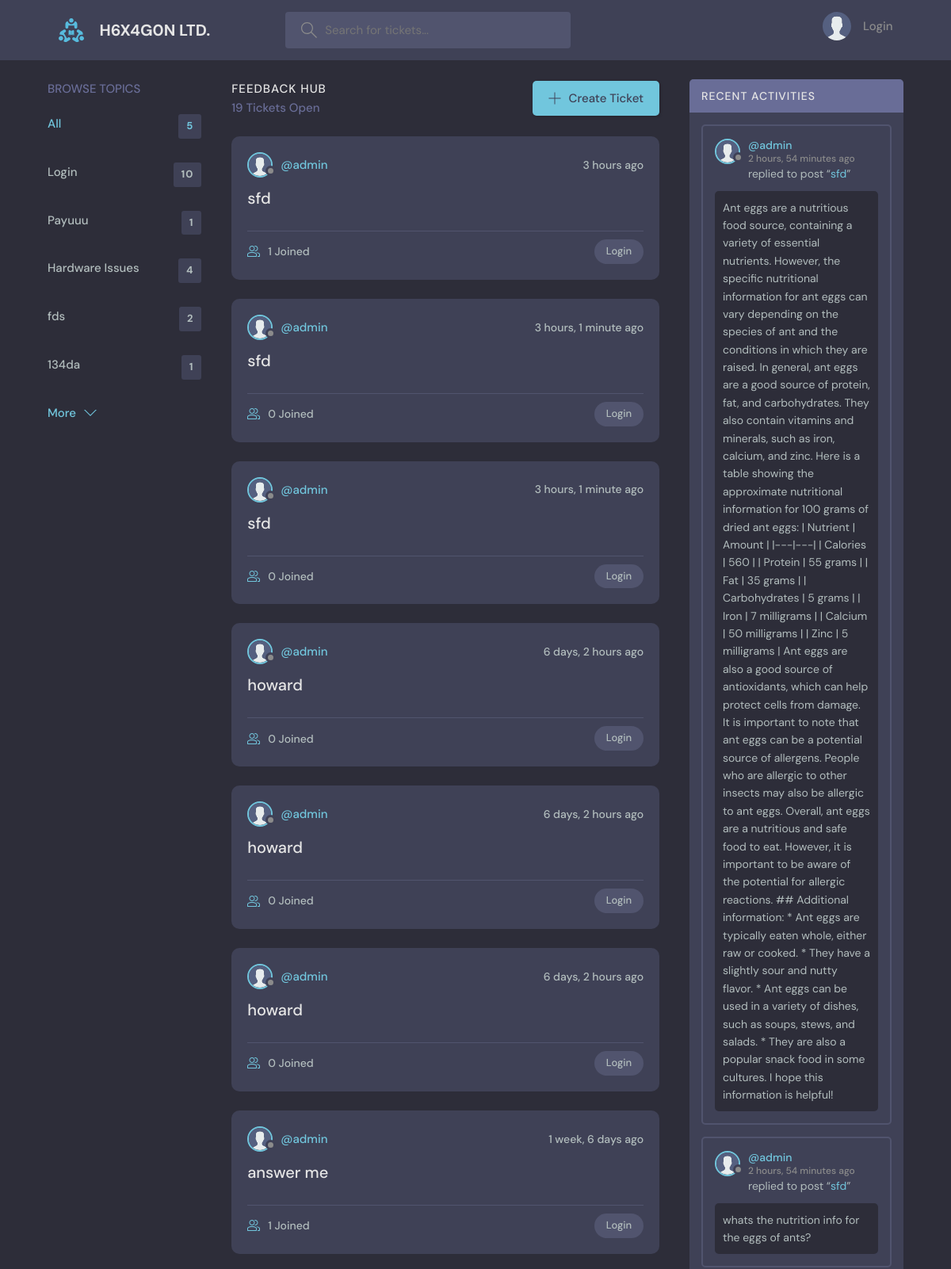
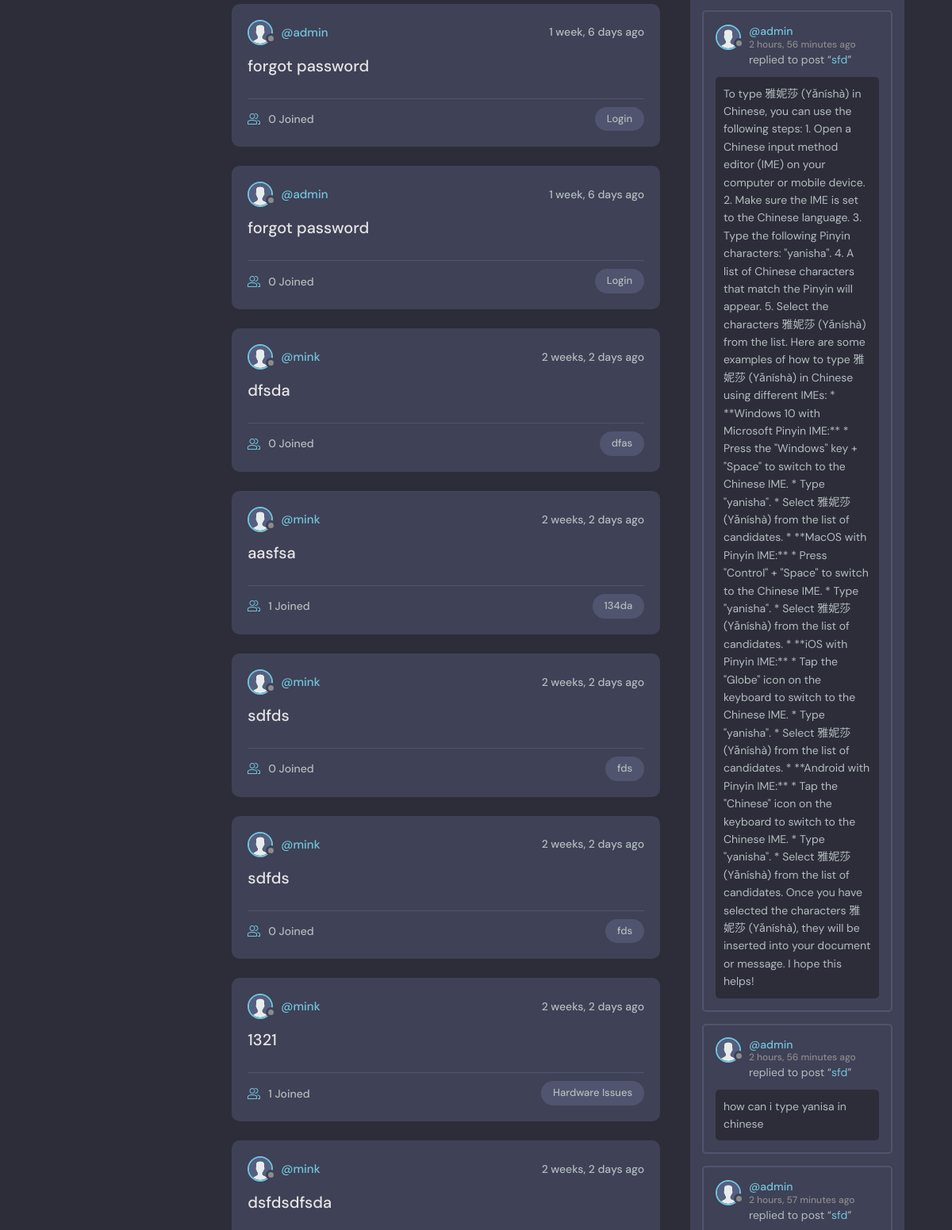
The page / (upper part) on the database its author committed (2 pictures, top to bottom).
### base/models.py (models this page shows, shortened)
class Topic(models.Model):
    name = models.CharField(max_length=200)

class Room(models.Model):
    host = models.ForeignKey(User, on_delete=models.SET_NULL, null=True)
    topic = models.ForeignKey(Topic, on_delete=models.SET_NULL, null=True)
    name = models.CharField(max_length=200)
    description = models.TextField(null=True, blank=True)
    participants = models.ManyToManyField(User, related_name='participants', blank=True)
    updated = models.DateTimeField(auto_now=True)
    created = models.DateTimeField(auto_now_add=True)
    class Meta:
        ordering = ['-updated', '-created']

class Message(models.Model):
    user = models.ForeignKey(User, on_delete=models.CASCADE)
    room = models.ForeignKey(Room, on_delete=models.CASCADE)
    body = models.TextField()
    updated = models.DateTimeField(auto_now=True)
    created = models.DateTimeField(auto_now_add=True)
    class Meta:
        ordering = ['-updated', '-created']

### base/views.py (the view)
# urls.py: path('', views.home, name='home'),
def home(request):
    q = request.GET.get('q') if request.GET.get('q')!=None else ''
    rooms = Room.objects.filter(
        Q(topic__name__icontains=q) |
        Q(name__icontains=q) |
        Q(description__icontains=q)
    )
    topics = Topic.objects.all()[0:5]
    room_count = rooms.count()
    room_messages = Message.objects.filter(Q(room__topic__name__icontains=q))
    context = {
        'rooms': rooms, 'topics': topics, 'room_count': room_count,
        'room_messages': room_messages,
    }
    return render(request, 'base/home.html', context)

### base/templates/base/home.html (shortened to what this page needs)
{% extends 'main.html' %}
{% block content %}
<main class="layout layout--3">
  <div class="container">
    {% include 'base/topics_component.html' %}
    <div class="roomList">
      <div class="roomList__header">
        <div>
          <h2>Feedback Hub</h2>
          <p>{{room_count}} Tickets Open</p>
        </div>
        <a class="btn btn--main" href="{% url 'create-room' %}">
          <svg version="1.1" xmlns="http://www.w3.org/2000/svg" width="32" height="32" viewBox="0 0 32 32">
            <title>add</title>
            <path
              d="M16.943 0.943h-1.885v14.115h-14.115v1.885h14.115v14.115h1.885v-14.115h14.115v-1.885h-14.115v-14.115z"
            ></path>
          </svg>
          Create Ticket
        </a>
      </div>
      {% include 'base/feed_component.html' %}
    </div>
    {% include 'base/activity_component.html' %}
  </div>
</main>
{% endblock content %}

### base/templates/base/topics_component.html
<div class="topics">
  <div class="topics__header">
    <h2>Browse Topics</h2>
  </div>
  <ul class="topics__list">
    <li>
      <a href="{% url 'home' %}" class="active">All <span>{{topics.count}}</span></a>
    </li>
    {% for topic in topics %}
    <li>
      <a href="{% url 'home' %}?q={{topic.name}}">{{topic.name}}<span>{{topic.room_set.all.count}}</span></a>
    </li>
    {% endfor %}
  </ul>
  <a class="btn btn--link" href="{% url 'topics' %}">
    More
    <svg version="1.1" xmlns="http://www.w3.org/2000/svg" width="32" height="32" viewBox="0 0 32 32">
      <title>chevron-down</title>
      <path d="M16 21l-13-13h-3l16 16 16-16h-3l-13 13z"></path>
    </svg>
  </a>
</div>

### base/templates/base/feed_component.html (shortened to what this page needs)
{% load static %}
{% for room in rooms %}
<div class="roomListRoom">
        <div class="roomListRoom__header">
          <a href="{% url 'user-profile' room.host.id %}" class="roomListRoom__author">
            <div class="avatar avatar--small">
              <img src="{% static 'images/avatar.svg' %}" />
            </div>
            <span>@{{room.host.username}}</span>
          </a>
          <div class="roomListRoom__actions">
            <span>{{room.created|timesince}} ago</span>
          </div>
        </div>
        <div class="roomListRoom__content">
          <a href="{% url 'room' room.id %}">{{room.name}}</a>
        </div>
        <div class="roomListRoom__meta">
          <a href="{% url 'room' room.id %}" class="roomListRoom__joined">
            {{room.participants.all.count}} Joined
          </a>
          <p class="roomListRoom__topic">{{room.topic.name}}</p>
        </div>
      </div>
{% endfor %}

### base/templates/base/activity_component.html (shortened to what this page needs)
{% load static %}
<div class="activities">
      <div class="activities__header">
        <h2>Recent Activities</h2>
      </div>
      {% for message in room_messages %}
      <div class="activities__box">
        <div class="activities__boxHeader roomListRoom__header">
          <a href="{% url 'user-profile' message.user.id %}" class="roomListRoom__author">
            <div class="avatar avatar--small">
              <img src="{% static 'images/avatar.svg' %}" />
            </div>
            <p>
              @{{message.user}}
              <span>{{message.created|timesince}} ago</span>
            </p>
          </a>
        </div>
        <div class="activities__boxContent">
          <p>replied to post “<a href="{% url 'room' message.room.id %}">{{message.room.name}}</a>”</p>
          <div class="activities__boxRoomContent">
            {{message.body}}
          </div>
        </div>
      </div>
      {% endfor %}
    </div>

### rows shown on the page
Topic: name "Login", room_set.all.count "10"
Topic: name "Payuuu", room_set.all.count "1"
Topic: name "Hardware Issues", room_set.all.count "4"
Topic: name "fds", room_set.all.count "2"
Topic: name "134da", room_set.all.count "1"
Room: host.username "admin", created "3 hours", name "sfd", participants.all.count "1", topic.name "Login"
Room: host.username "admin", created "3 hours, 1 minute", name "sfd", participants.all.count "0", topic.name "Login"
Room: host.username "admin", created "3 hours, 1 minute", name "sfd", participants.all.count "0", topic.name "Login"
Room: host.username "admin", created "6 days, 2 hours", name "howard", participants.all.count "0", topic.name "Login"
Room: host.username "admin", created "6 days, 2 hours", name "howard", participants.all.count "0", topic.name "Login"
Room: host.username "admin", created "6 days, 2 hours", name "howard", participants.all.count "0", topic.name "Login"
Room: host.username "admin", created "1 week, 6 days", name "answer me", participants.all.count "1", topic.name "Login"
Room: host.username "admin", created "1 week, 6 days", name "forgot password", participants.all.count "0", topic.name "Login"
Room: host.username "admin", created "1 week, 6 days", name "forgot password", participants.all.count "0", topic.name "Login"
Room: host.username "mink", created "2 weeks, 2 days", name "dfsda", participants.all.count "0", topic.name "dfas"
Room: host.username "mink", created "2 weeks, 2 days", name "aasfsa", participants.all.count "1", topic.name "134da"
Room: host.username "mink", created "2 weeks, 2 days", name "sdfds", participants.all.count "0", topic.name "fds"
Room: host.username "mink", created "2 weeks, 2 days", name "sdfds", participants.all.count "0", topic.name "fds"
Room: host.username "mink", created "2 weeks, 2 days", name "1321", participants.all.count "1", topic.name "Hardware Issues"
Room: host.username "mink", created "2 weeks, 2 days", name "dsfdsdfsda"
Message: user "admin", created "2 hours, 54 minutes", room.name "sfd", body "Ant eggs are a nutritious food source, containing a variety of essential nutrients. However, the specific nutritional information for ant eggs can vary depending on the species of ant and the conditions in which they are raised. In general, ant eggs are a good source of protein, fat, and carbohydrates. They also contain vitamins and minerals, such as iron, calcium, and zinc. Here is a table showing the approximate nutritional information for 100 grams of dried ant eggs: | Nutrient | Amount | |---|---| | Calories | 560 | | Protein | 55 grams | | Fat | 35 grams | | Carbohydrates | 5 grams | | Iron | 7 milligrams | | Calcium | 50 milligrams | | Zinc | 5 milligrams | Ant eggs are also a good…"
Message: user "admin", created "2 hours, 54 minutes", room.name "sfd", body "whats the nutrition info for the eggs of ants?"
Message: user "admin", created "2 hours, 56 minutes", room.name "sfd", body "To type 雅妮莎 (Yǎníshà) in Chinese, you can use the following steps: 1. Open a Chinese input method editor (IME) on your computer or mobile device. 2. Make sure the IME is set to the Chinese language. 3. Type the following Pinyin characters: \"yanisha\". 4. A list of Chinese characters that match the Pinyin will appear. 5. Select the characters 雅妮莎 (Yǎníshà) from the list. Here are some examples of how to type 雅妮莎 (Yǎníshà) in Chinese using different IMEs: * **Windows 10 with Microsoft Pinyin IME:** * Press the \"Windows\" key + \"Space\" to switch to the Chinese IME. * Type \"yanisha\". * Select 雅妮莎 (Yǎníshà) from the list of candidates. * **MacOS with Pinyin IME:** * Press \"Control\" + \"Space\" to…"
Message: user "admin", created "2 hours, 56 minutes", room.name "sfd", body "how can i type yanisa in chinese"
Message: user "admin", created "2 hours, 57 minutes", room.name "sfd"

### other values the page prints
{{ topics.count }} "5"
{{ room_count }} "19"
